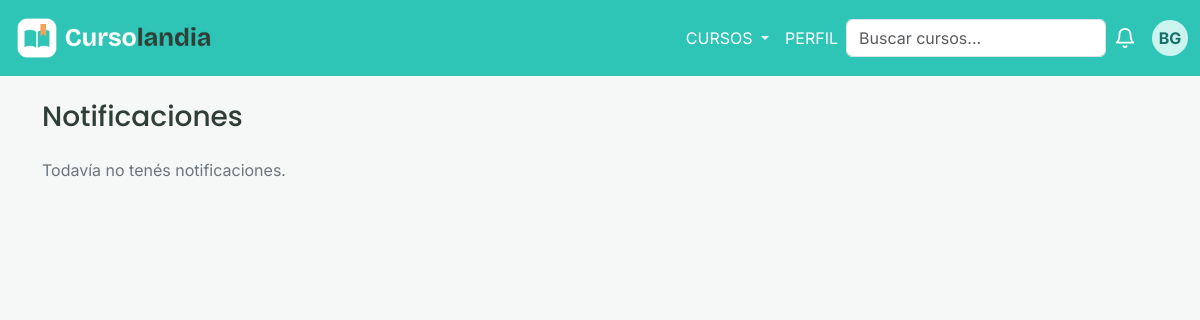
The app's page /vistas/notificaciones.php (signed in), older data.
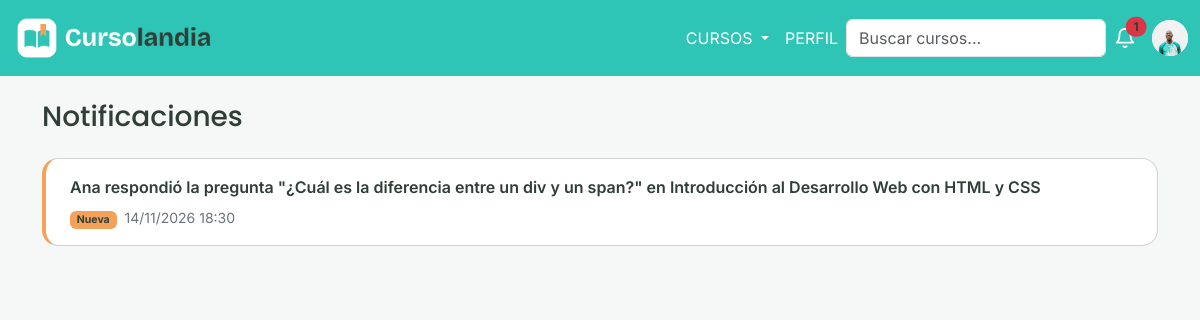
The same page, newer data.
### tables this page shows
CREATE TABLE notificacion (
    id_notificacion  INT UNSIGNED NOT NULL AUTO_INCREMENT,
    id_usuario       INT UNSIGNED NOT NULL,
    id_curso         INT UNSIGNED NOT NULL,
    id_pregunta      INT UNSIGNED NULL,
    tipo             ENUM('preguntaCreada','respuestaNueva','preguntaCerrada','preguntaEliminada') NOT NULL,
    mensaje          VARCHAR(300) NOT NULL,
    fecha            DATETIME NOT NULL DEFAULT CURRENT_TIMESTAMP,
    leida            BOOLEAN NOT NULL DEFAULT FALSE,
    PRIMARY KEY (id_notificacion),
    INDEX idx_notificacion_no_leidas (id_usuario, leida),
    CONSTRAINT fk_notificacion_usuario FOREIGN KEY (id_usuario)
        REFERENCES usuario (id_usuario)
        ON UPDATE CASCADE
        ON DELETE CASCADE,
    CONSTRAINT fk_notificacion_curso FOREIGN KEY (id_curso)
        REFERENCES curso (id_curso)
        ON UPDATE CASCADE
        ON DELETE CASCADE,
    CONSTRAINT fk_notificacion_pregunta FOREIGN KEY (id_pregunta)
        REFERENCES pregunta (id_pregunta)
        ON UPDATE CASCADE
        ON DELETE SET NULL
);

### controles/ControlNotificacion.php (called while the page is built, shortened)
<?php
require_once __DIR__ . '/../traits/AccesoBD.php';
require_once __DIR__ . '/../clases/Notificacion.php';
class ControlNotificacion
{
    public function obtenerDeUsuario(int $idUsuario): array
    {
        $sql = "SELECT id_notificacion, tipo, mensaje, fecha, leida, id_curso, id_pregunta
                FROM notificacion
                WHERE id_usuario = ?
                ORDER BY fecha DESC, id_notificacion DESC";
        $resultado = $this->consultar($sql, 'i', [$idUsuario]);
        $notificaciones = [];
        while ($fila = mysqli_fetch_assoc($resultado)) {
            $notificaciones[] = new Notificacion(
                $fila['id_notificacion'],
                $fila['tipo'],
                $fila['mensaje'],
                $fila['fecha'],
                $fila['leida'],
                $fila['id_curso'],
                $fila['id_pregunta']
            );
        }
        return $notificaciones;
    }
    public function contarNoLeidas(int $idUsuario): int
    {
        $sql = "SELECT COUNT(*) AS cantidad FROM notificacion WHERE id_usuario = ? AND leida = FALSE";
        $fila = mysqli_fetch_assoc($this->consultar($sql, 'i', [$idUsuario]));
        return (int) $fila['cantidad'];
    }
}

### traits/AccesoBD.php (called while the page is built)
<?php
trait AccesoBD{
    private $conexion;
    public function __construct($conexion){
        $this->conexion = $conexion;
    }
    private function consultar(string $sql, string $tipos='', array $param=[]){
        $sentencia = mysqli_prepare($this->conexion,$sql);
        if($tipos!==''){
            mysqli_stmt_bind_param($sentencia,$tipos,...$param);
        }
        mysqli_stmt_execute($sentencia);
        return mysqli_stmt_get_result($sentencia);
    }
}

### clases/Notificacion.php (called while the page is built, shortened)
<?php
class Notificacion{
    private int $id_notificacion;
    private string $mensaje;
    private string $fecha;
    private bool $leida;
    public function __construct(int $id_notificacion, string $tipo, string $mensaje, string $fecha,
                                bool $leida, int $id_curso, ?int $id_pregunta){
        $this->id_notificacion = $id_notificacion;
        $this->mensaje = $mensaje;
        $this->fecha = $fecha;
        $this->leida = $leida;
    }
    public function getId_notificacion(){
        return $this->id_notificacion;
    }
    public function getMensaje(){
        return $this->mensaje;
    }
    public function getFecha(){
        return $this->fecha;
    }
    public function estaLeida(): bool{
        return $this->leida;
    }
}

### vistas/notificaciones.php (the view, shortened to what the changed rows need)
<?php
require_once __DIR__ . '/../conexiones/conexion.php';
require_once __DIR__ . '/../controles/ControlNotificacion.php';
$controlNotificacion = new ControlNotificacion($conexion);
$notificaciones = $controlNotificacion->obtenerDeUsuario($_SESSION['id_usuario']);
?>
<!DOCTYPE html>
<html lang="es">
<head>
    <link href="https://cdn.jsdelivr.net/npm/bootstrap@5.3.8/dist/css/bootstrap.min.css" rel="stylesheet">
    <link href="../css/styles.css" rel="stylesheet">
</head>
<body class="fondo-suave">
    <?php require __DIR__ . '/../includes/navbar.php'; ?>
    <main class="container perfil my-4">
        <h1 class="h3 mb-4">Notificaciones</h1>
        <?php if (count($notificaciones) === 0): ?>
            <p class="text-secondary">Todavía no tenés notificaciones.</p>
        <?php endif; ?>
        <?php foreach ($notificaciones as $notificacion): ?>
            <a href="../procesos/abrir_notificacion.php?id=<?= $notificacion->getId_notificacion() ?>"
               class="card mb-2 text-decoration-none text-reset <?php if (!$notificacion->estaLeida()) { echo 'noti-nueva'; } ?>">
                <div class="card-body py-3 px-4 d-flex flex-wrap align-items-center justify-content-between gap-2">
                    <span class="<?php if (!$notificacion->estaLeida()) { echo 'fw-semibold'; } ?>">
                        <?= htmlspecialchars($notificacion->getMensaje()) ?>
                    </span>
                    <span class="text-secondary small">
                        <?php if (!$notificacion->estaLeida()): ?>
                            <span class="badge me-1">Nueva</span>
                        <?php endif; ?>
                        <?= date('d/m/Y H:i', strtotime($notificacion->getFecha())) ?>
                    </span>
                </div>
            </a>
        <?php endforeach; ?>
    </main>
</body>
</html>

### includes/navbar.php (shortened to what the changed rows need)
<?php
require_once __DIR__ . '/../controles/ControlNotificacion.php';
$controlNotiNavbar = new ControlNotificacion($conexion);
$notiSinLeer = $controlNotiNavbar->contarNoLeidas($_SESSION['id_usuario']);
?>
<nav class="navbar navbar-expand-lg">
  <div class="container-fluid">
    <div class="collapse navbar-collapse" id="navbarSupportedContent">
      <a href="notificaciones.php" class="campanita position-relative me-3">
        <svg width="22" height="22" viewBox="0 0 24 24" fill="none" stroke="currentColor" stroke-width="2" stroke-linecap="round" stroke-linejoin="round"><path d="M18 8a6 6 0 0 0-12 0c0 7-3 9-3 9h18s-3-2-3-9"/><path d="M13.73 21a2 2 0 0 1-3.46 0"/></svg>
        <?php if ($notiSinLeer > 0): ?>
          <span class="position-absolute top-0 start-100 translate-middle badge rounded-pill bg-danger"><?= $notiSinLeer ?></span>
        <?php endif; ?>
      </a>
      <div class="dropdown">
        <button class="avatar border-0 p-0" type="button" data-bs-toggle="dropdown" aria-expanded="false" aria-label="Menú de usuario">
                <?php if (($_SESSION['foto'] ?? '') !== ''): ?>
                  <img src="../<?= htmlspecialchars($_SESSION['foto']) ?>" alt="Mi foto">
                <?php else: ?>
                  <?= htmlspecialchars($_SESSION['iniciales']) ?>
                <?php endif; ?>
        </button>
      </div>
    </div>
  </div>
</nav>

Row changes from the older to the newer data that the page shows:
added notificacion: mensaje "Ana respondió la pregunta \"¿Cuál es la diferencia entre un div y un span?\" en Introducción al Desarrollo Web con HTML y CSS", leida "Nueva", fecha "14/11/2026 18:30"
Text that changed along with them:
$notiSinLeer: (not shown) → "1"
$_SESSION['iniciales']: "BG" → (not shown)
text no longer shown: "Todavía no tenés notificaciones."
